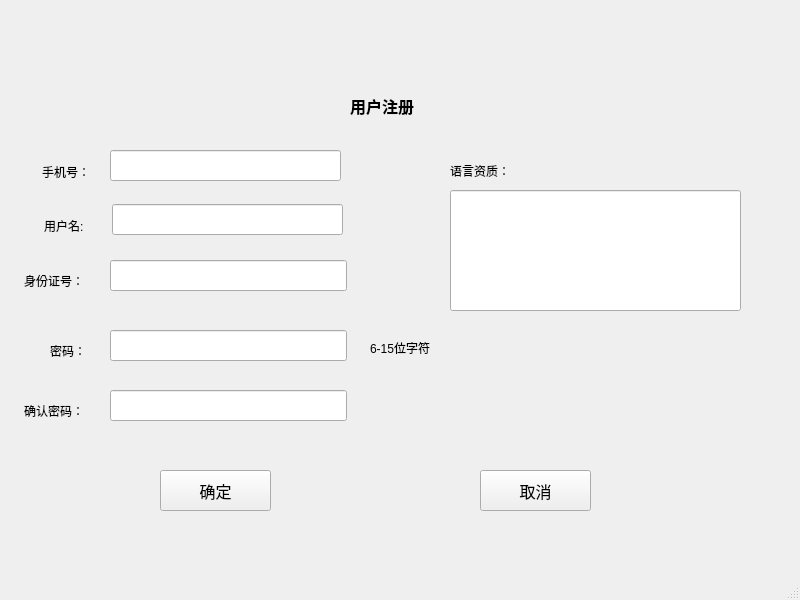
<?xml version="1.0" encoding="UTF-8"?>
<ui version="4.0">
 <class>registerwindows</class>
 <widget class="QMainWindow" name="registerwindows">
  <property name="geometry">
   <rect>
    <x>0</x>
    <y>0</y>
    <width>800</width>
    <height>600</height>
   </rect>
  </property>
  <property name="windowTitle">
   <string>RegisterWindow</string>
  </property>
  <widget class="QWidget" name="centralwidget">
   <widget class="QPushButton" name="bRegister">
    <property name="geometry">
     <rect>
      <x>160</x>
      <y>470</y>
      <width>111</width>
      <height>41</height>
     </rect>
    </property>
    <property name="font">
     <font>
      <pointsize>12</pointsize>
     </font>
    </property>
    <property name="text">
     <string>确定</string>
    </property>
   </widget>
   <widget class="QPushButton" name="bCancel">
    <property name="geometry">
     <rect>
      <x>480</x>
      <y>470</y>
      <width>111</width>
      <height>41</height>
     </rect>
    </property>
    <property name="font">
     <font>
      <pointsize>12</pointsize>
     </font>
    </property>
    <property name="text">
     <string>取消</string>
    </property>
   </widget>
   <widget class="QLabel" name="label_3">
    <property name="geometry">
     <rect>
      <x>350</x>
      <y>90</y>
      <width>101</width>
      <height>31</height>
     </rect>
    </property>
    <property name="font">
     <font>
      <pointsize>12</pointsize>
      <weight>75</weight>
      <bold>true</bold>
     </font>
    </property>
    <property name="text">
     <string>用户注册</string>
    </property>
   </widget>
   <widget class="QLabel" name="label_2">
    <property name="geometry">
     <rect>
      <x>50</x>
      <y>330</y>
      <width>45</width>
      <height>41</height>
     </rect>
    </property>
    <property name="text">
     <string>密码：</string>
    </property>
   </widget>
   <widget class="QLineEdit" name="lPasswd">
    <property name="geometry">
     <rect>
      <x>110</x>
      <y>330</y>
      <width>237</width>
      <height>31</height>
     </rect>
    </property>
    <property name="echoMode">
     <enum>QLineEdit::Password</enum>
    </property>
   </widget>
   <widget class="QLineEdit" name="lUsrname">
    <property name="geometry">
     <rect>
      <x>112</x>
      <y>204</y>
      <width>231</width>
      <height>31</height>
     </rect>
    </property>
   </widget>
   <widget class="QLabel" name="label">
    <property name="geometry">
     <rect>
      <x>44</x>
      <y>200</y>
      <width>51</width>
      <height>51</height>
     </rect>
    </property>
    <property name="text">
     <string>用户名:</string>
    </property>
   </widget>
   <widget class="QLabel" name="label_4">
    <property name="geometry">
     <rect>
      <x>42</x>
      <y>146</y>
      <width>51</width>
      <height>51</height>
     </rect>
    </property>
    <property name="text">
     <string>手机号：</string>
    </property>
   </widget>
   <widget class="QLineEdit" name="lPhoneNum">
    <property name="geometry">
     <rect>
      <x>110</x>
      <y>150</y>
      <width>231</width>
      <height>31</height>
     </rect>
    </property>
   </widget>
   <widget class="QLineEdit" name="lID">
    <property name="geometry">
     <rect>
      <x>110</x>
      <y>260</y>
      <width>237</width>
      <height>31</height>
     </rect>
    </property>
    <property name="text">
     <string/>
    </property>
   </widget>
   <widget class="QLabel" name="label_5">
    <property name="geometry">
     <rect>
      <x>24</x>
      <y>260</y>
      <width>71</width>
      <height>41</height>
     </rect>
    </property>
    <property name="text">
     <string>身份证号：</string>
    </property>
   </widget>
   <widget class="QLabel" name="label_6">
    <property name="geometry">
     <rect>
      <x>24</x>
      <y>390</y>
      <width>71</width>
      <height>41</height>
     </rect>
    </property>
    <property name="text">
     <string>确认密码：</string>
    </property>
   </widget>
   <widget class="QLineEdit" name="lPasswdconfirm">
    <property name="geometry">
     <rect>
      <x>110</x>
      <y>390</y>
      <width>237</width>
      <height>31</height>
     </rect>
    </property>
    <property name="echoMode">
     <enum>QLineEdit::Password</enum>
    </property>
   </widget>
   <widget class="QLabel" name="label_7">
    <property name="geometry">
     <rect>
      <x>450</x>
      <y>150</y>
      <width>161</width>
      <height>41</height>
     </rect>
    </property>
    <property name="text">
     <string>语言资质：</string>
    </property>
   </widget>
   <widget class="QLineEdit" name="lQuality">
    <property name="geometry">
     <rect>
      <x>450</x>
      <y>190</y>
      <width>291</width>
      <height>121</height>
     </rect>
    </property>
   </widget>
   <widget class="QLabel" name="label_8">
    <property name="geometry">
     <rect>
      <x>370</x>
      <y>340</y>
      <width>81</width>
      <height>16</height>
     </rect>
    </property>
    <property name="text">
     <string>6-15位字符</string>
    </property>
   </widget>
  </widget>
  <widget class="QMenuBar" name="menubar">
   <property name="geometry">
    <rect>
     <x>0</x>
     <y>0</y>
     <width>800</width>
     <height>26</height>
    </rect>
   </property>
  </widget>
  <widget class="QStatusBar" name="statusbar"/>
 </widget>
 <resources/>
 <connections/>
</ui>
